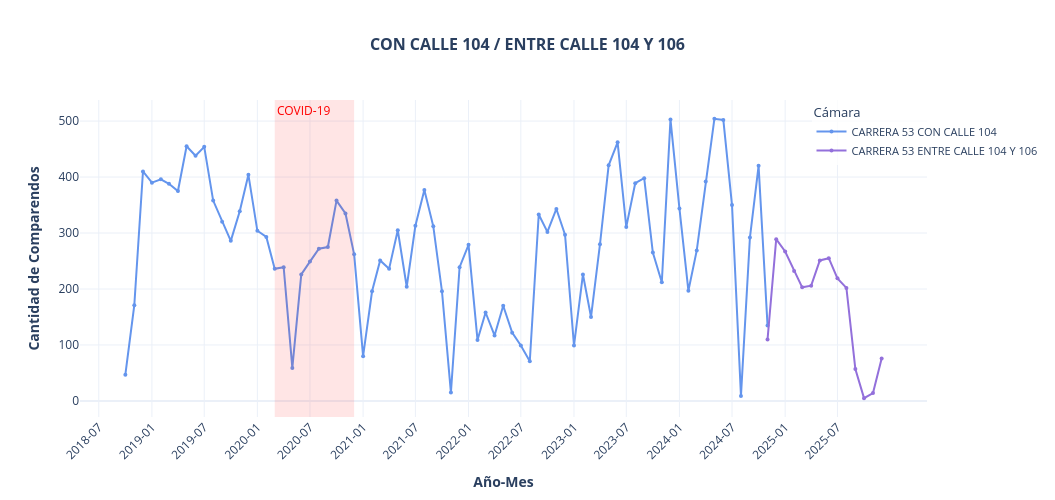
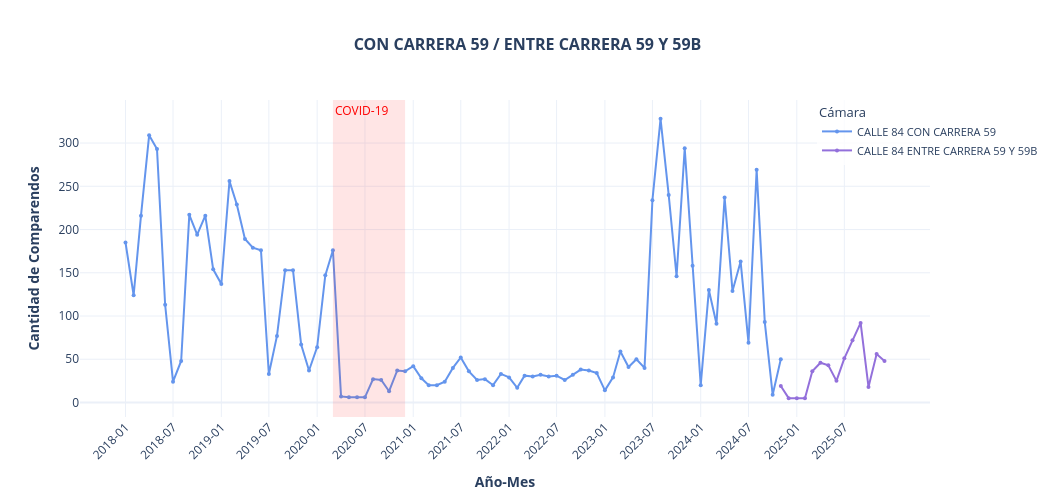
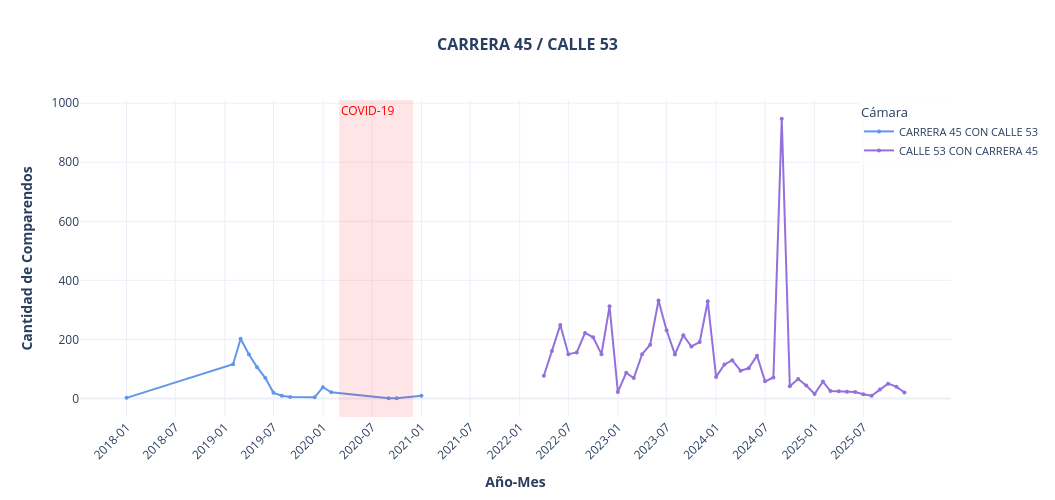
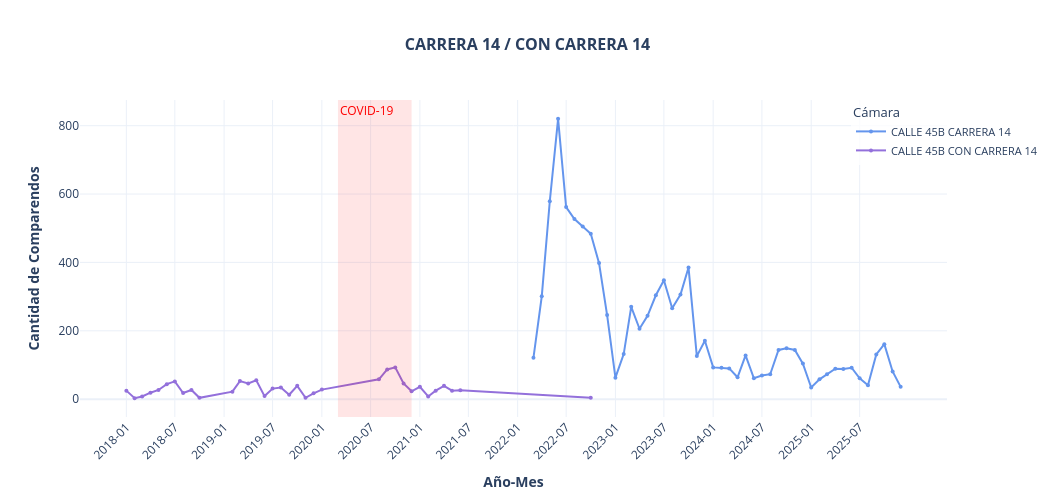

Write notebook code for charts like these, in order.
### Markdown cell above
### Análisis Temporal de Cámaras Duplicadas

Se identificaron en la base de datos pares de nombres de cámaras que, a pesar de estar registrados con notaciones diferentes, representan el mismo punto físico de control. Para cada par, se grafica la evolución mensual de comparendos de ambas notaciones a lo largo del tiempo, con el objetivo de determinar si se trata efectivamente de la misma cámara (observando continuidad temporal entre ambas series) o si corresponden a puntos distintos. El análisis incluye un área sombreada que destaca el período crítico de la pandemia de COVID-19.

### Code cell
df_comparendos_electronicos_copy = df_comparendos_electronicos.copy()
df_comparendos_electronicos_copy['año_mes'] = df_comparendos_electronicos_copy['fecha_comparendo'].dt.to_period('M').astype(str)

pares_camaras = [
    (['CARRERA 53 CON CALLE 104', 'CARRERA 53 ENTRE CALLE 104 Y 106'], 'CON CALLE 104 / ENTRE CALLE 104 Y 106'),
    (['CALLE 84 CON CARRERA 59', 'CALLE 84 ENTRE CARRERA 59 Y 59B'], 'CON CARRERA 59 / ENTRE CARRERA 59 Y 59B'),
    (['CARRERA 45 CON CALLE 53', 'CALLE 53 CON CARRERA 45'], 'CARRERA 45 / CALLE 53'),
    (['CALLE 45B CARRERA 14', 'CALLE 45B CON CARRERA 14'], 'CARRERA 14 / CON CARRERA 14')
]

meses = sorted(df_comparendos_electronicos_copy['año_mes'].unique())

colores_par = ['cornflowerblue', 'mediumpurple']

for i, (camaras, titulo_par) in enumerate(pares_camaras):
    fig = go.Figure()
    
    for j, camara in enumerate(camaras):
        df_camara = df_comparendos_electronicos_copy[df_comparendos_electronicos_copy['Camara_y_direccion'] == camara]
        
        df_camara_mensual = df_camara.groupby('año_mes')['CANTIDAD_INFRACCIONES'].sum().reset_index()
        
        df_camara_mensual = df_camara_mensual.sort_values('año_mes')
        
        nombre_linea = camara
        fig.add_trace(go.Scatter(
            x=df_camara_mensual['año_mes'],
            y=df_camara_mensual['CANTIDAD_INFRACCIONES'],
            mode='lines+markers',
            name=nombre_linea,
            line=dict(color=colores_par[j], width=2),
            marker=dict(size=4),
            hovertemplate=f'{camara}<br>Mes: %{{x}}<br>Comparendos: %{{y:,.0f}}<extra></extra>'
        ))
    
    fig.add_vrect(
        x0="2020-03", x1="2020-12",
        fillcolor="red", opacity=0.1,
        line_width=0,
        annotation_text="COVID-19", 
        annotation_position="top left",
        annotation=dict(font_size=12, font_color="red")
    )
    
    fig.update_layout(
        title=dict(
            text=f'{titulo_par}',
            x=0.5,
            xanchor='center',
            font=dict(size=16, weight='bold')
        ),
        xaxis_title=dict(
            text='Año-Mes',
            font=dict(weight='bold')
        ),
        yaxis_title=dict(
            text='Cantidad de Comparendos',
            font=dict(weight='bold')
        ),
        template='plotly_white',
        hovermode='x unified',
        legend=dict(
            x=1, 
            y=1, 
            xanchor='center',
            yanchor='top',
            bgcolor='rgba(255,255,255,0.8)',
            font=dict(size=11),
            title='Cámara'
        ),
        width=1055, 
        height=500
    )

    tick_positions = meses[::6]
    fig.update_xaxes(
        tickangle=-45,
        tickvals=tick_positions,
        ticktext=tick_positions
    )
    
    fig.show()

### Figure 1 — Plotly figure (JSON) as saved in the notebook; plotly's stock layout.template omitted (floating-point values rounded to 4 significant figures)
{"data": [{"hovertemplate": "CARRERA 53 CON CALLE 104<br>Mes: %{x}<br>Comparendos: %{y:,.0f}<extra></extra>", "line": {"color": "cornflowerblue", "width": 2}, "marker": {"size": 4}, "mode": "lines+markers", "name": "CARRERA 53 CON CALLE 104", "type": "scatter", "x": ["2018-10", "2018-11", "2018-12", "2019-01", "2019-02", "2019-03", "2019-04", "2019-05", "2019-06", "2019-07", "2019-08", "2019-09", "2019-10", "2019-11", "2019-12", "2020-01", "2020-02", "2020-03", "2020-04", "2020-05", "2020-06", "2020-07", "2020-08", "2020-09", "2020-10", "2020-11", "2020-12", "2021-01", "2021-02", "2021-03", "2021-04", "2021-05", "2021-06", "2021-07", "2021-08", "2021-09", "2021-10", "2021-11", "2021-12", "2022-01", "2022-02", "2022-03", "2022-04", "2022-05", "2022-06", "2022-07", "2022-08", "2022-09", "2022-10", "2022-11", "2022-12", "2023-01", "2023-02", "2023-03", "2023-04", "2023-05", "2023-06", "2023-07", "2023-08", "2023-09", "2023-10", "2023-11", "2023-12", "2024-01", "2024-02", "2024-03", "2024-04", "2024-05", "2024-06", "2024-07", "2024-08", "2024-09", "2024-10", "2024-11"], "y": [47, 171, 410, 390, 396, 388, 375, 455, 438, 454, 358, 320, 286, 339, 404, 304, 293, 236, 239, 59, 226, 249, 272, 275, 358, 335, 262, 80, 196, 251, 236, 305, 204, 313, 377, 312, 196, 15, 239, 279, 109, 158, 117, 170, 122, 99, 71, 333, 302, 343, 297, 99, 226, 150, 280, 421, 462, 311, 389, 398, 265, 212, 503, 344, 197, 269, 392, 504, 502, 350, 9, 292, 420, 135]}, {"hovertemplate": "CARRERA 53 ENTRE CALLE 104 Y 106<br>Mes: %{x}<br>Comparendos: %{y:,.0f}<extra></extra>", "line": {"color": "mediumpurple", "width": 2}, "marker": {"size": 4}, "mode": "lines+markers", "name": "CARRERA 53 ENTRE CALLE 104 Y 106", "type": "scatter", "x": ["2024-11", "2024-12", "2025-01", "2025-02", "2025-03", "2025-04", "2025-05", "2025-06", "2025-07", "2025-08", "2025-09", "2025-10", "2025-11", "2025-12"], "y": [110, 289, 267, 232, 203, 206, 251, 255, 219, 202, 57, 5, 14, 76]}], "layout": {"annotations": [{"font": {"color": "red", "size": 12}, "showarrow": false, "text": "COVID-19", "x": "2020-03", "xanchor": "left", "xref": "x", "y": 1, "yanchor": "top", "yref": "y domain"}], "height": 500, "hovermode": "x unified", "legend": {"bgcolor": "rgba(255,255,255,0.8)", "font": {"size": 11}, "title": {"text": "Cámara"}, "x": 1, "xanchor": "center", "y": 1, "yanchor": "top"}, "shapes": [{"fillcolor": "red", "line": {"width": 0}, "opacity": 0.1, "type": "rect", "x0": "2020-03", "x1": "2020-12", "xref": "x", "y0": 0, "y1": 1, "yref": "y domain"}], "title": {"font": {"size": 16, "weight": "bold"}, "text": "CON CALLE 104 / ENTRE CALLE 104 Y 106", "x": 0.5, "xanchor": "center"}, "width": 1055, "xaxis": {"tickangle": -45, "ticktext": ["2018-01", "2018-07", "2019-01", "2019-07", "2020-01", "2020-07", "2021-01", "2021-07", "2022-01", "2022-07", "2023-01", "2023-07", "2024-01", "2024-07", "2025-01", "2025-07"], "tickvals": ["2018-01", "2018-07", "2019-01", "2019-07", "2020-01", "2020-07", "2021-01", "2021-07", "2022-01", "2022-07", "2023-01", "2023-07", "2024-01", "2024-07", "2025-01", "2025-07"], "title": {"font": {"weight": "bold"}, "text": "Año-Mes"}}, "yaxis": {"title": {"font": {"weight": "bold"}, "text": "Cantidad de Comparendos"}}}}

### Figure 2 — Plotly figure (JSON) as saved in the notebook; plotly's stock layout.template omitted (floating-point values rounded to 4 significant figures)
{"data": [{"hovertemplate": "CALLE 84 CON CARRERA 59<br>Mes: %{x}<br>Comparendos: %{y:,.0f}<extra></extra>", "line": {"color": "cornflowerblue", "width": 2}, "marker": {"size": 4}, "mode": "lines+markers", "name": "CALLE 84 CON CARRERA 59", "type": "scatter", "x": ["2018-01", "2018-02", "2018-03", "2018-04", "2018-05", "2018-06", "2018-07", "2018-08", "2018-09", "2018-10", "2018-11", "2018-12", "2019-01", "2019-02", "2019-03", "2019-04", "2019-05", "2019-06", "2019-07", "2019-08", "2019-09", "2019-10", "2019-11", "2019-12", "2020-01", "2020-02", "2020-03", "2020-04", "2020-05", "2020-06", "2020-07", "2020-08", "2020-09", "2020-10", "2020-11", "2020-12", "2021-01", "2021-02", "2021-03", "2021-04", "2021-05", "2021-06", "2021-07", "2021-08", "2021-09", "2021-10", "2021-11", "2021-12", "2022-01", "2022-02", "2022-03", "2022-04", "2022-05", "2022-06", "2022-07", "2022-08", "2022-09", "2022-10", "2022-11", "2022-12", "2023-01", "2023-02", "2023-03", "2023-04", "2023-05", "2023-06", "2023-07", "2023-08", "2023-09", "2023-10", "2023-11", "2023-12", "2024-01", "2024-02", "2024-03", "2024-04", "2024-05", "2024-06", "2024-07", "2024-08", "2024-09", "2024-10", "2024-11"], "y": [185, 124, 216, 309, 293, 113, 24, 48, 217, 194, 216, 154, 137, 256, 229, 189, 179, 176, 33, 77, 153, 153, 67, 37, 64, 147, 176, 7, 6, 6, 6, 27, 26, 13, 37, 36, 42, 28, 20, 20, 24, 40, 52, 36, 26, 27, 20, 33, 29, 17, 31, 30, 32, 30, 31, 26, 32, 38, 37, 34, 14, 29, 59, 41, 50, 40, 234, 328, 240, 146, 294, 158, 20, 130, 91, 237, 129, 163, 69, 269, 93, 9, 50]}, {"hovertemplate": "CALLE 84 ENTRE CARRERA 59 Y 59B<br>Mes: %{x}<br>Comparendos: %{y:,.0f}<extra></extra>", "line": {"color": "mediumpurple", "width": 2}, "marker": {"size": 4}, "mode": "lines+markers", "name": "CALLE 84 ENTRE CARRERA 59 Y 59B", "type": "scatter", "x": ["2024-11", "2024-12", "2025-01", "2025-02", "2025-03", "2025-04", "2025-05", "2025-06", "2025-07", "2025-08", "2025-09", "2025-10", "2025-11", "2025-12"], "y": [19, 5, 5, 5, 36, 46, 43, 25, 51, 72, 92, 18, 56, 48]}], "layout": {"annotations": [{"font": {"color": "red", "size": 12}, "showarrow": false, "text": "COVID-19", "x": "2020-03", "xanchor": "left", "xref": "x", "y": 1, "yanchor": "top", "yref": "y domain"}], "height": 500, "hovermode": "x unified", "legend": {"bgcolor": "rgba(255,255,255,0.8)", "font": {"size": 11}, "title": {"text": "Cámara"}, "x": 1, "xanchor": "center", "y": 1, "yanchor": "top"}, "shapes": [{"fillcolor": "red", "line": {"width": 0}, "opacity": 0.1, "type": "rect", "x0": "2020-03", "x1": "2020-12", "xref": "x", "y0": 0, "y1": 1, "yref": "y domain"}], "title": {"font": {"size": 16, "weight": "bold"}, "text": "CON CARRERA 59 / ENTRE CARRERA 59 Y 59B", "x": 0.5, "xanchor": "center"}, "width": 1055, "xaxis": {"tickangle": -45, "ticktext": ["2018-01", "2018-07", "2019-01", "2019-07", "2020-01", "2020-07", "2021-01", "2021-07", "2022-01", "2022-07", "2023-01", "2023-07", "2024-01", "2024-07", "2025-01", "2025-07"], "tickvals": ["2018-01", "2018-07", "2019-01", "2019-07", "2020-01", "2020-07", "2021-01", "2021-07", "2022-01", "2022-07", "2023-01", "2023-07", "2024-01", "2024-07", "2025-01", "2025-07"], "title": {"font": {"weight": "bold"}, "text": "Año-Mes"}}, "yaxis": {"title": {"font": {"weight": "bold"}, "text": "Cantidad de Comparendos"}}}}

### Figure 3 — Plotly figure (JSON) as saved in the notebook; plotly's stock layout.template omitted (floating-point values rounded to 4 significant figures)
{"data": [{"hovertemplate": "CARRERA 45 CON CALLE 53<br>Mes: %{x}<br>Comparendos: %{y:,.0f}<extra></extra>", "line": {"color": "cornflowerblue", "width": 2}, "marker": {"size": 4}, "mode": "lines+markers", "name": "CARRERA 45 CON CALLE 53", "type": "scatter", "x": ["2018-01", "2019-02", "2019-03", "2019-04", "2019-05", "2019-06", "2019-07", "2019-08", "2019-09", "2019-12", "2020-01", "2020-02", "2020-09", "2020-10", "2021-01"], "y": [2, 116, 202, 149, 106, 69, 19, 9, 5, 4, 38, 21, 1, 1, 9]}, {"hovertemplate": "CALLE 53 CON CARRERA 45<br>Mes: %{x}<br>Comparendos: %{y:,.0f}<extra></extra>", "line": {"color": "mediumpurple", "width": 2}, "marker": {"size": 4}, "mode": "lines+markers", "name": "CALLE 53 CON CARRERA 45", "type": "scatter", "x": ["2022-04", "2022-05", "2022-06", "2022-07", "2022-08", "2022-09", "2022-10", "2022-11", "2022-12", "2023-01", "2023-02", "2023-03", "2023-04", "2023-05", "2023-06", "2023-07", "2023-08", "2023-09", "2023-10", "2023-11", "2023-12", "2024-01", "2024-02", "2024-03", "2024-04", "2024-05", "2024-06", "2024-07", "2024-08", "2024-09", "2024-10", "2024-11", "2024-12", "2025-01", "2025-02", "2025-03", "2025-04", "2025-05", "2025-06", "2025-07", "2025-08", "2025-09", "2025-10", "2025-11", "2025-12"], "y": [77, 161, 249, 150, 156, 222, 207, 150, 312, 22, 87, 69, 150, 182, 332, 231, 149, 214, 176, 191, 329, 73, 115, 129, 94, 102, 145, 58, 71, 947, 41, 66, 44, 15, 57, 25, 24, 23, 22, 14, 9, 30, 50, 40, 20]}], "layout": {"annotations": [{"font": {"color": "red", "size": 12}, "showarrow": false, "text": "COVID-19", "x": "2020-03", "xanchor": "left", "xref": "x", "y": 1, "yanchor": "top", "yref": "y domain"}], "height": 500, "hovermode": "x unified", "legend": {"bgcolor": "rgba(255,255,255,0.8)", "font": {"size": 11}, "title": {"text": "Cámara"}, "x": 1, "xanchor": "center", "y": 1, "yanchor": "top"}, "shapes": [{"fillcolor": "red", "line": {"width": 0}, "opacity": 0.1, "type": "rect", "x0": "2020-03", "x1": "2020-12", "xref": "x", "y0": 0, "y1": 1, "yref": "y domain"}], "title": {"font": {"size": 16, "weight": "bold"}, "text": "CARRERA 45 / CALLE 53", "x": 0.5, "xanchor": "center"}, "width": 1055, "xaxis": {"tickangle": -45, "ticktext": ["2018-01", "2018-07", "2019-01", "2019-07", "2020-01", "2020-07", "2021-01", "2021-07", "2022-01", "2022-07", "2023-01", "2023-07", "2024-01", "2024-07", "2025-01", "2025-07"], "tickvals": ["2018-01", "2018-07", "2019-01", "2019-07", "2020-01", "2020-07", "2021-01", "2021-07", "2022-01", "2022-07", "2023-01", "2023-07", "2024-01", "2024-07", "2025-01", "2025-07"], "title": {"font": {"weight": "bold"}, "text": "Año-Mes"}}, "yaxis": {"title": {"font": {"weight": "bold"}, "text": "Cantidad de Comparendos"}}}}

### Figure 4 — Plotly figure (JSON) as saved in the notebook; plotly's stock layout.template omitted (floating-point values rounded to 4 significant figures)
{"data": [{"hovertemplate": "CALLE 45B CARRERA 14<br>Mes: %{x}<br>Comparendos: %{y:,.0f}<extra></extra>", "line": {"color": "cornflowerblue", "width": 2}, "marker": {"size": 4}, "mode": "lines+markers", "name": "CALLE 45B CARRERA 14", "type": "scatter", "x": ["2022-03", "2022-04", "2022-05", "2022-06", "2022-07", "2022-08", "2022-09", "2022-10", "2022-11", "2022-12", "2023-01", "2023-02", "2023-03", "2023-04", "2023-05", "2023-06", "2023-07", "2023-08", "2023-09", "2023-10", "2023-11", "2023-12", "2024-01", "2024-02", "2024-03", "2024-04", "2024-05", "2024-06", "2024-07", "2024-08", "2024-09", "2024-10", "2024-11", "2024-12", "2025-01", "2025-02", "2025-03", "2025-04", "2025-05", "2025-06", "2025-07", "2025-08", "2025-09", "2025-10", "2025-11", "2025-12"], "y": [121, 301, 579, 820, 562, 527, 505, 484, 398, 246, 63, 132, 270, 206, 244, 304, 348, 266, 306, 385, 126, 171, 93, 92, 90, 64, 128, 61, 69, 73, 144, 149, 144, 104, 34, 58, 73, 89, 88, 92, 61, 41, 131, 161, 81, 36]}, {"hovertemplate": "CALLE 45B CON CARRERA 14<br>Mes: %{x}<br>Comparendos: %{y:,.0f}<extra></extra>", "line": {"color": "mediumpurple", "width": 2}, "marker": {"size": 4}, "mode": "lines+markers", "name": "CALLE 45B CON CARRERA 14", "type": "scatter", "x": ["2018-01", "2018-02", "2018-03", "2018-04", "2018-05", "2018-06", "2018-07", "2018-08", "2018-09", "2018-10", "2019-02", "2019-03", "2019-04", "2019-05", "2019-06", "2019-07", "2019-08", "2019-09", "2019-10", "2019-11", "2019-12", "2020-01", "2020-08", "2020-09", "2020-10", "2020-11", "2020-12", "2021-01", "2021-02", "2021-03", "2021-04", "2021-05", "2021-06", "2022-10"], "y": [25, 3, 8, 19, 27, 44, 52, 18, 27, 4, 22, 53, 46, 55, 9, 31, 34, 13, 39, 4, 17, 28, 58, 87, 93, 46, 23, 36, 8, 25, 39, 25, 26, 4]}], "layout": {"annotations": [{"font": {"color": "red", "size": 12}, "showarrow": false, "text": "COVID-19", "x": "2020-03", "xanchor": "left", "xref": "x", "y": 1, "yanchor": "top", "yref": "y domain"}], "height": 500, "hovermode": "x unified", "legend": {"bgcolor": "rgba(255,255,255,0.8)", "font": {"size": 11}, "title": {"text": "Cámara"}, "x": 1, "xanchor": "center", "y": 1, "yanchor": "top"}, "shapes": [{"fillcolor": "red", "line": {"width": 0}, "opacity": 0.1, "type": "rect", "x0": "2020-03", "x1": "2020-12", "xref": "x", "y0": 0, "y1": 1, "yref": "y domain"}], "title": {"font": {"size": 16, "weight": "bold"}, "text": "CARRERA 14 / CON CARRERA 14", "x": 0.5, "xanchor": "center"}, "width": 1055, "xaxis": {"tickangle": -45, "ticktext": ["2018-01", "2018-07", "2019-01", "2019-07", "2020-01", "2020-07", "2021-01", "2021-07", "2022-01", "2022-07", "2023-01", "2023-07", "2024-01", "2024-07", "2025-01", "2025-07"], "tickvals": ["2018-01", "2018-07", "2019-01", "2019-07", "2020-01", "2020-07", "2021-01", "2021-07", "2022-01", "2022-07", "2023-01", "2023-07", "2024-01", "2024-07", "2025-01", "2025-07"], "title": {"font": {"weight": "bold"}, "text": "Año-Mes"}}, "yaxis": {"title": {"font": {"weight": "bold"}, "text": "Cantidad de Comparendos"}}}}
